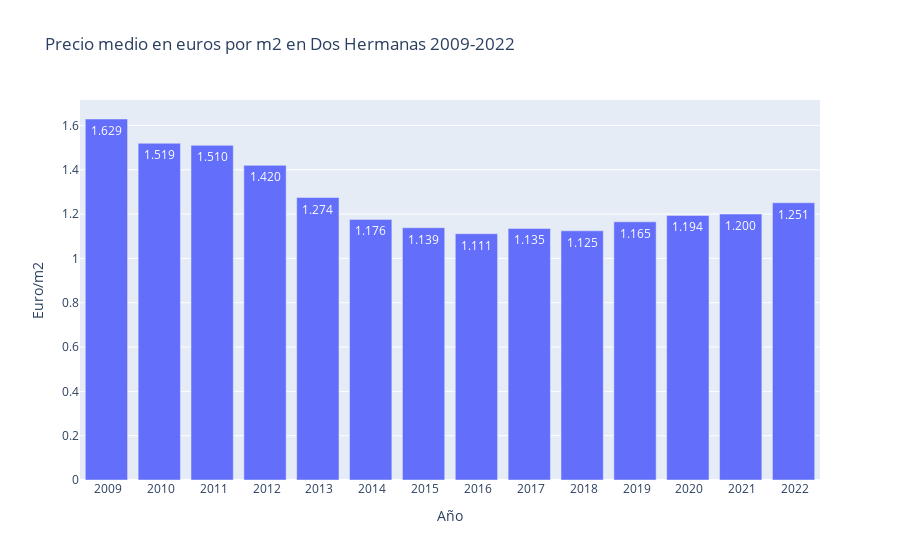

Notebook source saved alongside this figure:
### Code cell
fig7 = px.bar(precio_dos_herm_med,
              x=precio_dos_herm_med.index,
              y=precio_dos_herm_med.values,
              title='Precio medio en euros por m2 en Dos Hermanas 2009-2022',
              text_auto='.4s')
fig7.update_xaxes(title='Año')
fig7.update_yaxes(title='Euro/m2')
fig7.show()

### Figure 1 — Plotly figure (JSON) as saved in the notebook; plotly's stock layout.template omitted (floating-point values rounded to 4 significant figures)
{"data": [{"alignmentgroup": "True", "hovertemplate": "Año=%{x}<br>y=%{y}<extra></extra>", "legendgroup": "", "marker": {"color": "#636efa", "pattern": {"shape": ""}}, "name": "", "offsetgroup": "", "orientation": "v", "showlegend": false, "textposition": "auto", "texttemplate": "%{y:.4s}", "type": "bar", "x": [" 2009", " 2010", " 2011", " 2012", " 2013", " 2014", " 2015", " 2016", " 2017", " 2018", " 2019", " 2020", " 2021", " 2022"], "xaxis": "x", "y": [1.629, 1.519, 1.51, 1.42, 1.274, 1.176, 1.139, 1.111, 1.135, 1.125, 1.165, 1.194, 1.2, 1.251], "yaxis": "y"}], "layout": {"barmode": "relative", "legend": {"tracegroupgap": 0}, "title": {"text": "Precio medio en euros por m2 en Dos Hermanas 2009-2022"}, "xaxis": {"anchor": "y", "domain": [0, 1], "title": {"text": "Año"}}, "yaxis": {"anchor": "x", "domain": [0, 1], "title": {"text": "Euro/m2"}}}}
